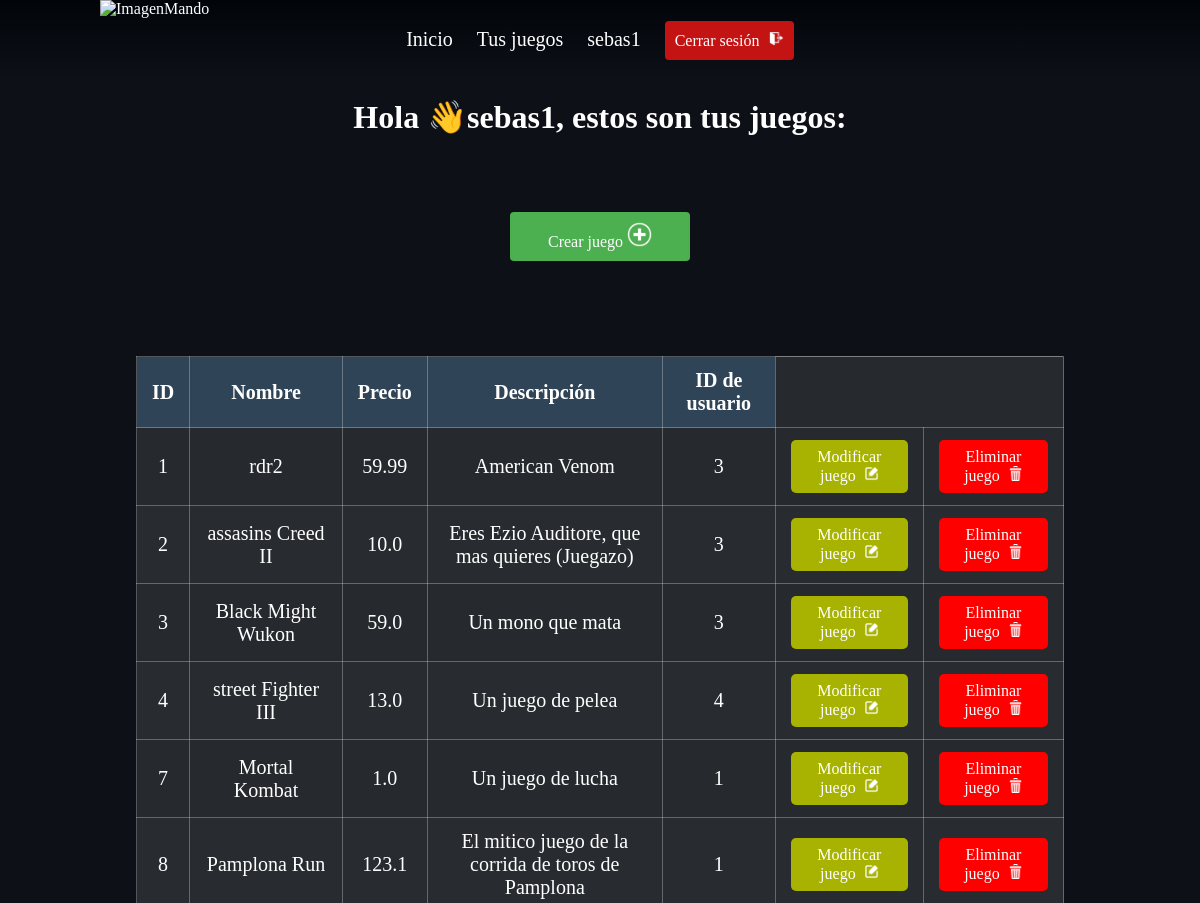
Before: /protected (signed in, upper part) with the older database file.
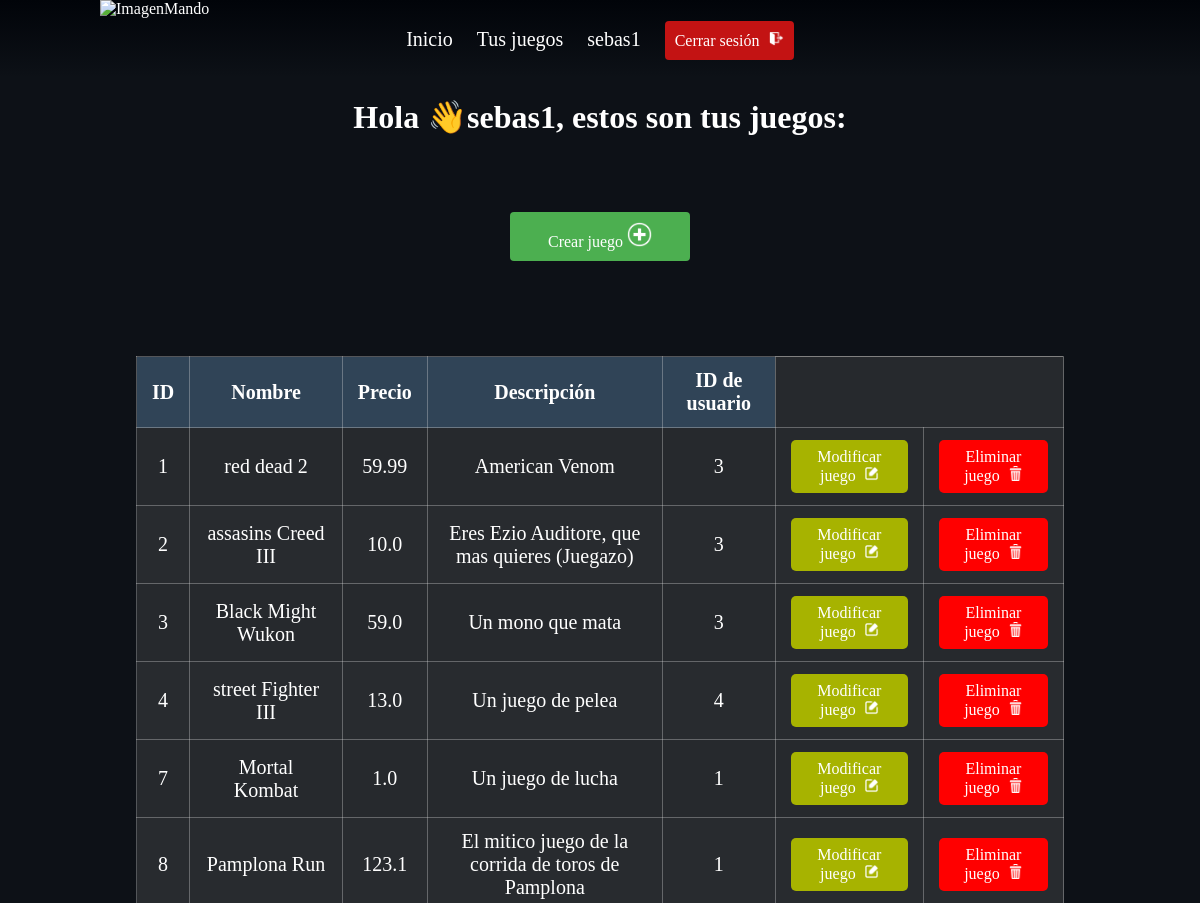
After: the same page with the newer database file.
### models.py (models this page shows)
class Juego(db.Model):
    __tablename__ = 'juegos'
    id = db.Column(db.Integer, primary_key=True)
    nombre = db.Column(db.String, nullable=False)
    precio = db.Column(db.Float, nullable=False)
    descripcion = db.Column(db.String, nullable=False)
    usuario_id = db.Column(db.Integer, db.ForeignKey(
        'usuarios.id'), nullable=False)

### __main__.py (the view)
@app.route('/protected')
@login_required
def protected():
    usuario = Usuario.query.filter_by(id=current_user.id).first()
    juegos = 0
    esAdmin = usuario.admin
    if esAdmin == 1:
        juegos = Juego.query.all()
    else:
        juegos = Juego.query.filter_by(usuario_id=current_user.id).all()
    return render_template('juegos.html', usuario=usuario, juegos=juegos)

### __main__.py (called while the page is built)
@login_manager.user_loader
def load_user(user_id):
    return User(user_id)

### templates/juegos.html (shortened to what this page needs)
{% extends "templateConBurbujas.html" %}
{% block style %}
<link rel="stylesheet" href="{{ url_for('static', filename='css/juegos.css') }}">
{% endblock %}
{% block content %}
<main>
    <h1>Hola 👋{{usuario.nombre}}, estos son tus juegos:</h1>
    <div class="center">
        <button id="botonCrearJuego">Crear juego <img src="{{ url_for('static', filename='img/add.png') }}"
                alt="addIcon" id="addIcon"> </button>
    </div>
    <div id="juegos">
        <table border="1" id="miTabla">
            <thead>
                <tr>
                    <th>ID</th>
                    <th>Nombre</th>
                    <th>Precio</th>
                    <th>Descripción</th>
                    <th>ID de usuario</th>
                    <th colspan="2">&NonBreakingSpace;</th>
                </tr>
            </thead>
            <tbody>
                {% for juego in juegos %}
                <tr>
                    <td>{{ juego.id }}</td>
                    <td>{{ juego.nombre }}</td>
                    <td>{{ juego.precio }}</td>
                    <td>{{ juego.descripcion }}</td>
                    <td>
                        {% if usuario.admin %}
                        {{ juego.usuario_id }}
                        {% endif %}
                    </td>
                    <td>
                        <button class="botonModificar">Modificar juego &NonBreakingSpace;<img
                                src="{{url_for('static', filename='img/modify.png')}}" alt="modifyIcon"
                                id="modifyIcon"></button>
                    </td>
                    <td>
                        <button class="botonEliminar">Eliminar juego &NonBreakingSpace;<img
                                src="{{url_for('static', filename='img/delete.png')}}" alt="eliminateIcon"
                                id="modifyIcon"></button></button>
                    </td>
                </tr>
                {% endfor %}
            </tbody>
        </table>
    </div>
</main>
{% endblock %}

Changed rows visible on the page:
changed Juego "American Venom": nombre "rdr2" → "red dead 2"
changed Juego "Eres Ezio Auditore, que mas quieres (Juegazo)": nombre "assasins Creed II" → "assasins Creed III"
